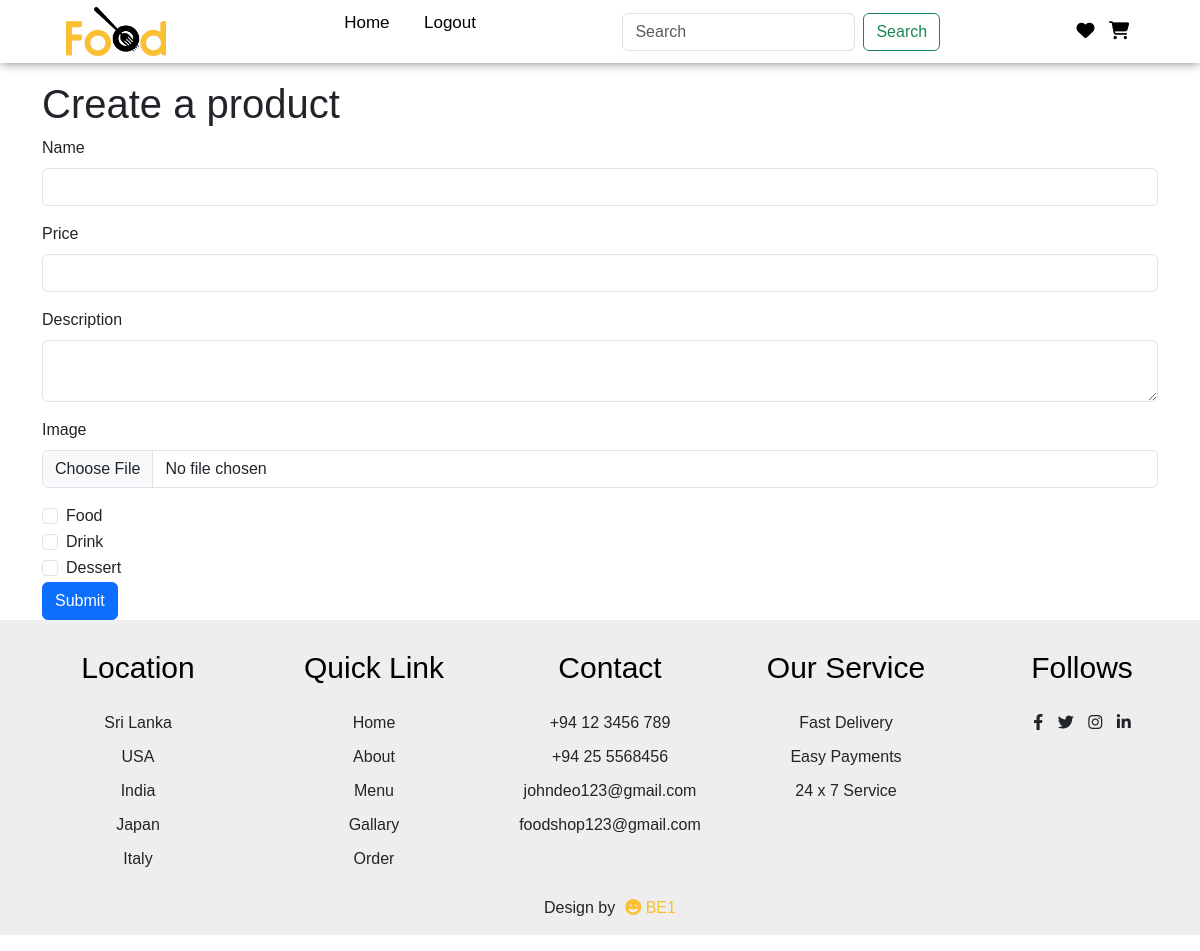
/admin/products/create.php, run on the app's committed database.
### tables this page shows
CREATE TABLE IF NOT EXISTS `categories` (
  `id` int NOT NULL AUTO_INCREMENT,
  `name` varchar(255) NOT NULL,
  PRIMARY KEY (`id`)
);

### app/models/Template.php (called while the page is built, shortened)
<?php
class Template
{
    public function render($view, $data = []) {
        extract($data);
        include BASE_PATH . 'app/views/blocks/' . $view . '.php';
        return ob_get_clean();
    }
}

### admin/products/create.php (called while the page is built, shortened)
<?php
require_once '../../config/database.php';
$template = new Template();
$categoryModel = new Category();
$categories = $categoryModel->getAllCategories();
$data = [
    'title' => 'Create a product',
    'slot'  => $template->render('products/create-form', ['categories' => $categories])
];

### app/models/Category.php (called while the page is built, shortened)
<?php
class Category extends Database
{
    public function getAllCategories()
    {
        $sql = parent::$connection->prepare('SELECT * FROM `categories`');
        return parent::select($sql);
    }
}

### app/models/Database.php (called while the page is built, shortened)
<?php
class Database
{
    public function select($sql) {
        $sql->execute();
        $items = $sql->get_result()->fetch_all(MYSQLI_ASSOC);
        return $items;
    }
}

### app/views/blocks/products/create-form.php (the view)
<div class="container">
    <h1>Create a product</h1>
    <form action="store.php" method="post" enctype="multipart/form-data">
        <div class="mb-3">
            <label for="productName" class="form-label">Name</label>
            <input type="text" class="form-control" id="productName" name="productName">
        </div>
        <div class="mb-3">
            <label for="productPrice" class="form-label">Price</label>
            <input type="text" class="form-control" id="productPrice" name="productPrice">
        </div>
        <div class="mb-3">
            <label for="productDescription" class="form-label">Description</label>
            <textarea class="form-control" id="productDescription" name="productDescription"></textarea>
        </div>
        <div class="mb-3">
            <label for="productImage" class="form-label">Image</label>
            <input type="file" class="form-control" id="productImage" name="productImage">
        </div>
        <?php
        foreach ($categories as $category) :
        ?>
        <div class="form-check">
            <input class="form-check-input" type="checkbox" value="<?php echo $category['id'] ?>" id="category_<?php echo $category['id'] ?>" name="categoriesId[]">
            <label class="form-check-label" for="category_<?php echo $category['id'] ?>">
                <?php echo $category['name'] ?>
            </label>
        </div>
        <?php
        endforeach;
        ?>
        <button type="submit" class="btn btn-primary">Submit</button>
    </form>
</div>

### public/css/style.css (style rules this page uses)
* { margin: 0; padding: 0; box-sizing: border-box; font-family: sans-serif; }
html { scroll-behavior: smooth; }

### data on the page
categories: name "Food"
categories: name "Drink"
categories: name "Dessert"
